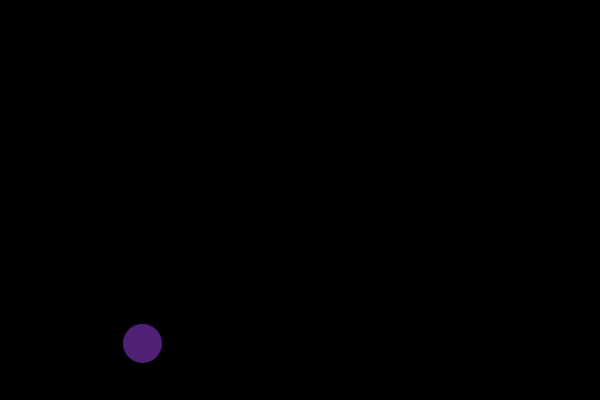
Frame 1 (no input)
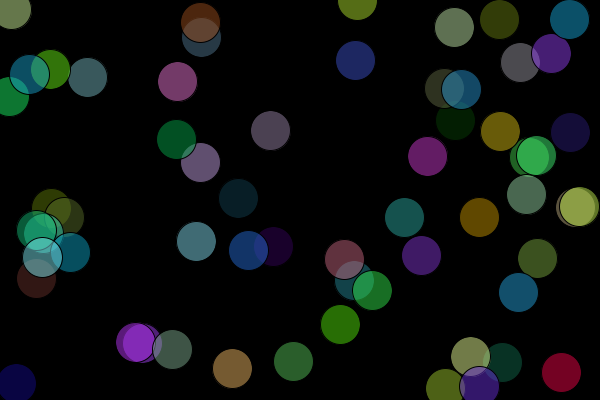
Frame 60 (the mouse pressed at the canvas centre just before this capture)
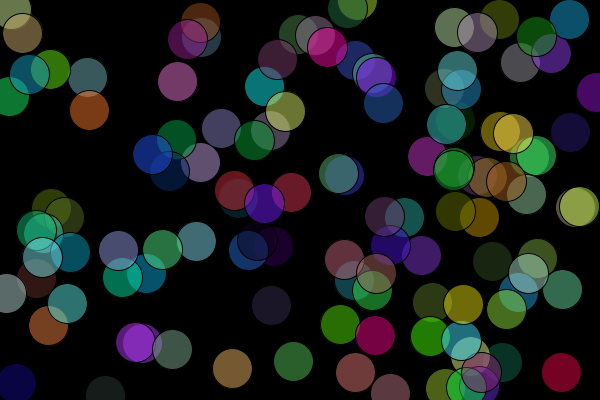
Frame 120 (the mouse held since frame 60 and released just before this capture)

The Processing sketch that drew these frames (run headless with seeded random() and noise(); from frame 60 on, the mouse is pressed at the canvas centre):

// Processing sketch: bunte_kreise
// ── bunte_kreise.pde
void setup() {
  size(600,400);
  background(0);
  frameRate(100);
}


void draw() {
  //background(0); 
    fill(random(255),random(255),random(255),125);
    ellipse(random(width),random(height),40,40);
}
